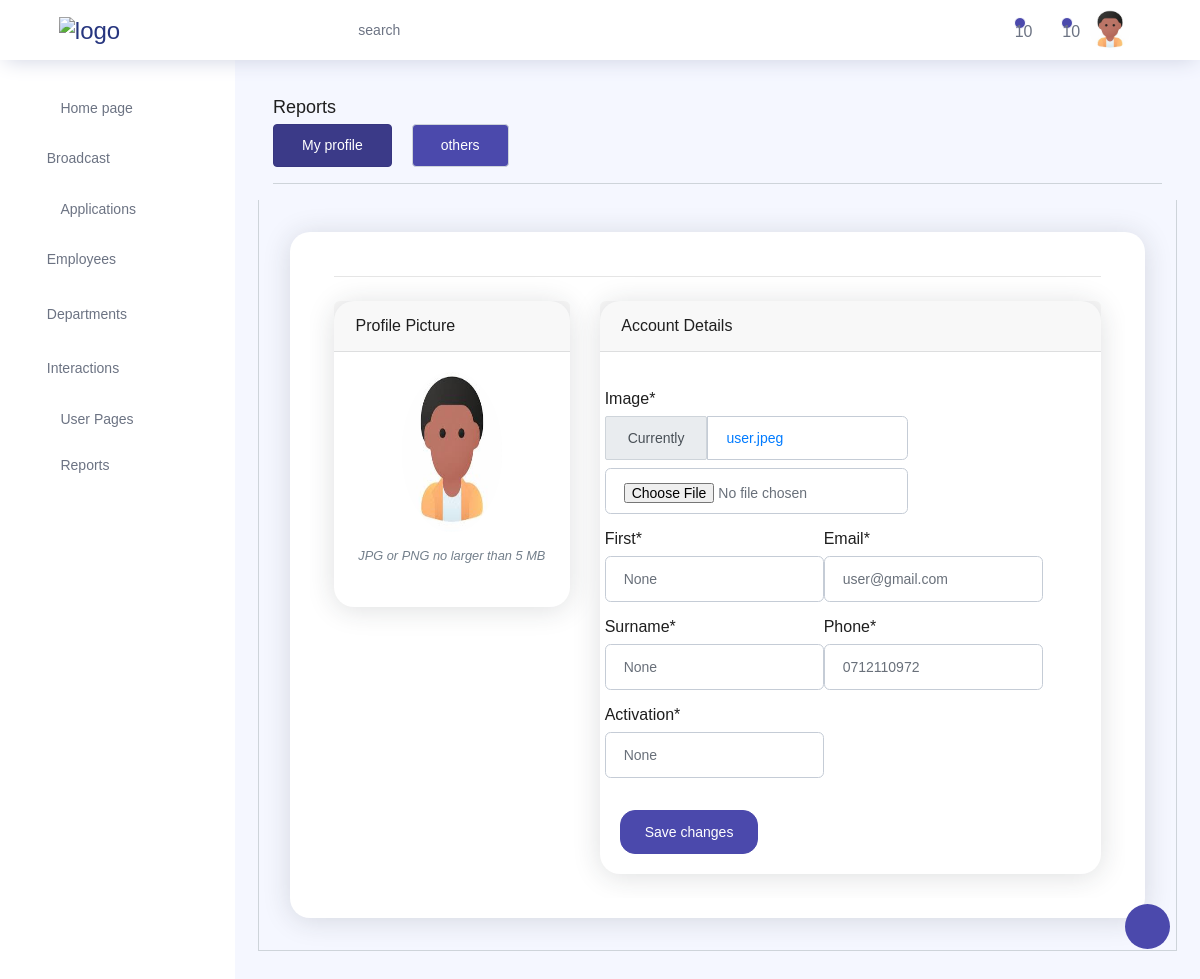
The page /profile (signed in) on the database its author committed.
### management/models.py (models this page shows, shortened)
class Profile(models.Model):
    user = models.OneToOneField(User,on_delete = models.CASCADE)
    image = models.ImageField(default='user.jpeg',upload_to='profile_images')
    first = models.CharField(max_length=50,default="None")
    surname = models.CharField(max_length=50,default="None")
    email = models.EmailField(default="user@gmail.com")
    phone = models.CharField(max_length=20,default="None")
    activation = models.CharField(max_length=20,default="None")

### management/views.py (the view)
# urls.py: path('profile',views.profile,name="management_profile"),
@login_required
def profile(request):
    profile_form = profileUpdateForm(instance=request.user.profile)
    context = {"profile_form":profile_form}
    if request.method == 'POST':
        profile_form = profileUpdateForm(request.POST,request.FILES,instance=request.user.profile)
        if profile_form.is_valid():
           profile_form.save()
           return JsonResponse("profile updated",safe=False)
    return render(request,'management/profile.html',context)

### management/forms.py
class profileUpdateForm(forms.ModelForm):
    class Meta:
        model = Profile
        fields = ['image','first','email','surname','phone','activation']

### management/templates/management/profile.html (shortened to what this page needs)
{% extends 'management/base.html' %}
{% load crispy_forms_tags %}
{% block content %}
<div class="main-panel">
    <div class="content-wrapper">
        <div class="row page-titles mx-0">
            <div class="col-sm-6 p-md-0">
                <div class="welcome-text">
                    <h4>Reports</h4>
                </div>
            </div>
        </div>
        <div class="row">
            <div class="col-lg-12">
                <ul class="nav nav-pills mb-3">
                    <li class="nav-item"><a href="#list-view" data-toggle="tab" class="nav-link btn-primary mr-1 show active">My profile</a></li>
                    <li class="nav-item"><a href="#grid-view" data-toggle="tab" class="nav-link btn-primary">others</a></li>
                </ul>
            </div>
            <div class="col-lg-12">
                <div class="row tab-content">
                    <div id="list-view" class="tab-pane fade active show col-lg-12">
                        <div class="card">
                            <div class="card-body">
                                <div class="table-responsive">
                                    <div class="container-xl px-4 mt-4">
                                        <hr class="mt-0 mb-4">
                                        <div class="row">
                                            <div class="col-xl-4">
                                                <div class="card mb-4 mb-xl-0">
                                                    <div class="card-header">Profile Picture</div>
                                                    <div class="card-body text-center">
                                                        <img class="img-account-profile rounded-circle mb-3" style="width: 100px; border-radius: 50%;" src="{{user.profile.image.url}}" alt="">
                                                        <div class="small font-italic text-muted mb-4">JPG or PNG no larger than 5 MB</div>
                                                    </div>
                                                </div>
                                            </div>
                                            <div class="col-xl-8">
                                                <div class="card mb-4">
                                                    <div class="card-header">Account Details</div>
                                                    <div class="card-body">
                                                        <form method="POST" enctype="multipart/form-data" id="profileForm">
                                                            <div class="row gx-3 mb-3">
                                                                    {{profile_form | crispy}}
                                                            </div>
                                                            <button class="btn btn-primary" type="submit" onclick="profileUpdate();">Save changes</button>
                                                        </form>
                                                    </div>
                                                </div>
                                            </div>
                                        </div>
                                    </div>
                                </div>
                            </div>
                        </div>
                    </div>
                </div>
            </div>
        </div>
    </div>
</div>
{% endblock content %}

### management/templates/management/base.html (shortened to what this page needs)
{% load static %}
{% load crispy_forms_tags %}
<!DOCTYPE html>
<html lang="en">
<head>
  <link rel="stylesheet" href="{% static 'management/vendors/feather/feather.css' %}">
  <link rel="stylesheet" href="{% static 'vendors/ti-icons/css/themify-icons.css' %}">
  <link rel="stylesheet" href="{% static 'vendors/css/vendor.bundle.base.css' %}">
  <link rel="stylesheet" href="{% static 'vendors/datatables.net-bs4/dataTables.bootstrap4.css' %}">
  <link rel="stylesheet" href="{% static 'management/vendors/ti-icons/css/themify-icons.css' %}">
  <link rel="stylesheet" type="text/css" href="{% static 'management/js/select.dataTables.min.css' %}">
  <link rel="stylesheet" href="{% static 'management/css/vertical-layout-light/style.css' %}">
  <link rel="stylesheet" href="https://cdnjs.cloudflare.com/ajax/libs/font-awesome/6.1.1/css/all.min.css">
</head>
<body>
  <div class="container-scroller">
    <nav class="navbar col-lg-12 col-12 p-0 fixed-top d-flex flex-row">
      <div class="text-center navbar-brand-wrapper d-flex align-items-center justify-content-center">
        <a class="navbar-brand brand-logo mr-5" href=""><img src="{% static 'logo/logo.png' %}"  class="mr-2" alt="logo"/></a>
      </div>
      <div class="navbar-menu-wrapper d-flex align-items-center justify-content-end">
        <button class="navbar-toggler navbar-toggler align-self-center" type="button" data-toggle="minimize">
          <span class="icon-menu"></span>
        </button>
        <ul class="navbar-nav mr-lg-2">
          <li class="nav-item nav-search d-none d-lg-block">
            <div class="input-group">
              <div class="input-group-prepend hover-cursor" id="navbar-search-icon">
                <span class="input-group-text" id="search">
                  <i class="icon-search"></i>
                </span>
              </div>
              <input type="text" list="searches" class="form-control" id="navbar-search-input" onkeydown = "if (event.keyCode == 13)
              window.location='/' + this.value"
     placeholder="search" />
            </div>
          </li>
        </ul>
        <ul class="navbar-nav navbar-nav-right">
          <li class="nav-item dropdown">
            <a class="nav-link count-indicator dropdown-toggle" id="notificationDropdown" href="#" data-toggle="dropdown">
              <i class="icon-bell mx-0"></i>
              <span class="count">10</span>
            </a>
          </li>
          <li class="nav-item dropdown">
            <a class="nav-link count-indicator dropdown-toggle" id="notificationDropdown" href="#" data-toggle="dropdown">
              <i class="icon-bell mx-0"></i>
              <span class="count" id="unread">10</span>
            </a>
          </li>
          <li class="nav-item nav-profile dropdown">
            <a class="nav-link dropdown-toggle" href="#" data-toggle="dropdown" id="profileDropdown">
              <img src="{{request.user.profile.image.url}}" alt="profile"/>
            </a>
          </li>
          <li class="nav-item nav-settings d-none d-lg-flex">
            <a class="nav-link" href="#">
              <i class="icon-ellipsis"></i>
            </a>
          </li>
        </ul>
      </div>
    </nav>
    <div class="container-fluid page-body-wrapper">
      <div class="theme-setting-wrapper">
        <div id="settings-trigger"><i class="ti-settings"></i></div>
      </div>
      <nav class="sidebar sidebar-offcanvas" id="sidebar">
        <ul class="nav">
          <li class="nav-item">
            <a class="nav-link" href="{% url 'management-home' %}">
              <i class="icon-grid menu-icon"></i>
              <span class="menu-title">Home page</span>
            </a>
          </li>
          <li class="nav-item">
            <a class="nav-link" data-toggle="collapse" href="#ui-basic" aria-expanded="false" aria-controls="ui-basic">
              <i class="ti-desktop"></i>&nbsp;
              <span class="menu-title">Broadcast</span>
              <i class="menu-arrow"></i>
            </a>
          </li>
          <li class="nav-item">
            <a class="nav-link" data-toggle="collapse" href="#form-elements" aria-expanded="false" aria-controls="form-elements">
              <i class="icon-columns menu-icon"></i>
              <span class="menu-title">Applications</span>
              <i class="menu-arrow"></i>
            </a>
          </li>
          <li class="nav-item">
            <a class="nav-link" data-toggle="collapse" href="#tables" aria-expanded="false" aria-controls="tables">
              <i class="ti-user"></i>&nbsp;
              <span class="menu-title">Employees</span>
              <i class="menu-arrow"></i>
            </a>
          </li>
          <li class="nav-item">
            <a class="nav-link" href="{% url 'management_list_departments' %}">
              <i class="ti-user"></i>&nbsp;
              <span class="menu-title">Departments</span>
            </a>
          </li>
          <li class="nav-item">
            <a class="nav-link" data-toggle="collapse" href="#icons" aria-expanded="false" aria-controls="icons">
              <i class="ti-comments"></i>&nbsp;
              <span class="menu-title">Interactions</span>
              <i class="menu-arrow"></i>
            </a>
          </li>
          <li class="nav-item">
            <a class="nav-link" data-toggle="collapse" href="#auth" aria-expanded="false" aria-controls="auth">
              <i class="icon-head menu-icon"></i>
              <span class="menu-title">User Pages</span>
              <i class="menu-arrow"></i>
            </a>
          </li>
          {% if user.is_staff %}
          <li class="nav-item">
            <a class="nav-link" data-toggle="collapse" href="#error" aria-expanded="false" aria-controls="error">
              <i class="icon-ban menu-icon"></i>
              <span class="menu-title">Reports</span>
              <i class="menu-arrow"></i>
            </a>
          </li>
          {% endif %}
        </ul>
      </nav>
     {% block content %}
     {% endblock content %}
    </div>
  </div>
</body>
</html>

### management/templates/management/profile.html (style rules this page uses)
.img-account-profile { height: 10rem; }
.rounded-circle { border-radius: 50% !important; }
.card { box-shadow: 0 0.15rem 1.75rem 0 rgb(33 40 50 / 15%); }
.card .card-header { font-weight: 500; }
.card-header:first-child { border-radius: 0.35rem 0.35rem 0 0; }
.card-header { padding: 1rem 1.35rem; margin-bottom: 0; background-color: rgba(33, 40, 50, 0.03); border-bottom: 1px solid rgba(33, 40, 50, 0.125); }
.form-control, .dataTable-input { display: block; width: 100%; padding: 0.875rem 1.125rem; font-size: 0.875rem; font-weight: 400; line-height: 1; color: #69707a; background-color: #fff; background-clip: padding-box; border: 1px solid #c5ccd6; -webkit-appearance: none; -moz-appearance: none; appearance: none; border-radius: 0.35rem; transition: border-color 0.15s ease-in-out, box-shadow 0.15s ease-in-out; }

### rows shown on the page
Profile: first "None", email "user@gmail.com", surname "None", phone "0712110972", activation "None"
